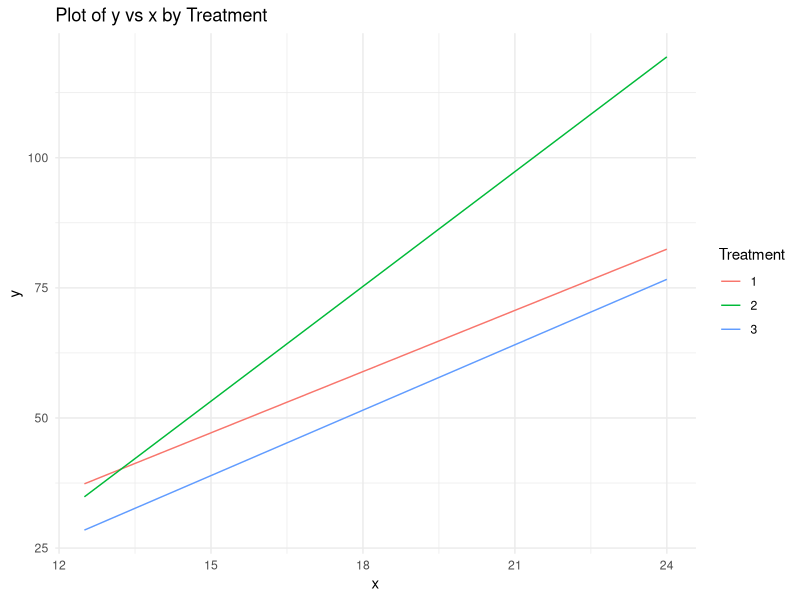

This figure's R source:
# Lecture 10 - Shear Strength

# Create the data
shearstrength <- data.frame(
  alloy = c(1, 2, 3, 1, 2, 3, 1, 2, 3, 1, 2, 3, 1, 2, 3, 1, 2, 3),
  y     = c(37.5, 57.5, 38.0, 40.5, 69.5, 44.5, 49.0, 87.0, 53.0,
            51.0, 92.0, 55.0, 61.5, 107.0, 58.5, 63.0, 119.5, 60.0),
  x     = c(12.5, 16.5, 15.5, 14.0, 17.5, 16.0, 16.0, 19.0, 19.0,
            15.0, 19.5, 18.0, 18.0, 24.0, 19.0, 19.5, 22.5, 20.5)
)

# Calculate the mean of x
xbar <- mean(shearstrength$x)

# Create a new data frame with centered covariate
shear2 <- transform(shearstrength, xbar = xbar, center = x - xbar)

# Print the resulting data frame
print(shear2)
#############################################################################################################
# Fit a linear model with alloy as a categorical (factor) predictor
# first check assumption about independence of treatment and covariate
shear2$alloy <- as.factor(shear2$alloy)

model.shear <- lm(center ~ alloy, data = shear2)
anova(model.shear)
############################################################################################################
library(car)

# Ensure 'alloy' is treated as a factor
shear2$alloy <- as.factor(shear2$alloy)

# Fit the linear model with interaction
model.shear2 <- lm(y ~ alloy * center, data = shear2)

# Display model coefficients (SAS solution option)
summary(model.shear2)

# Type III ANOVA (SAS /s)
Anova(model.shear2, type = 3)
############################################################################################################
model.shear3 <- lm(y ~ alloy * x, data = shear2)
summary(model.shear3)
Anova(model.shear3, type = 3)
############################################################################################################
# Create interaction term manually
shear2$alloy <- factor(shear2$alloy)
model.shear4 <- lm(y ~ 0 + alloy + center:alloy, data = shear2)
summary(model.shear4)
# No intercept
model.shear5 <- lm(y ~ alloy + center:alloy, data = shear2)
summary(model.shear5)
############################################################################################################
## Plots
# Create the data frame
trt <- rep(1:3, each = length(seq(12.5, 24, by = 0.5)))
x <- rep(seq(12.5, 24, by = 0.5), times = 3)

y <- numeric(length(trt))

for (i in seq_along(trt)) {
  if (trt[i] == 1) {
    y[i] <- 50.4154 + 3.92 * (x[i] - 15.8333)
  } else if (trt[i] == 2) {
    y[i] <- 88.7475 + 7.35 * (x[i] - 19.833)
  } else if (trt[i] == 3) {
    y[i] <- 51.5 + 4.1892 * (x[i] - 18)
  }
}

graph <- data.frame(trt = factor(trt), x = x, y = y)

# Print the data frame (similar to proc print)
print(graph)

# Plot similar to proc gplot with lines grouped by trt
library(ggplot2)

ggplot(graph, aes(x = x, y = y, color = trt)) +
  geom_line() +
  labs(title = "Plot of y vs x by Treatment",
       x = "x",
       y = "y",
       color = "Treatment") +
  theme_minimal()
